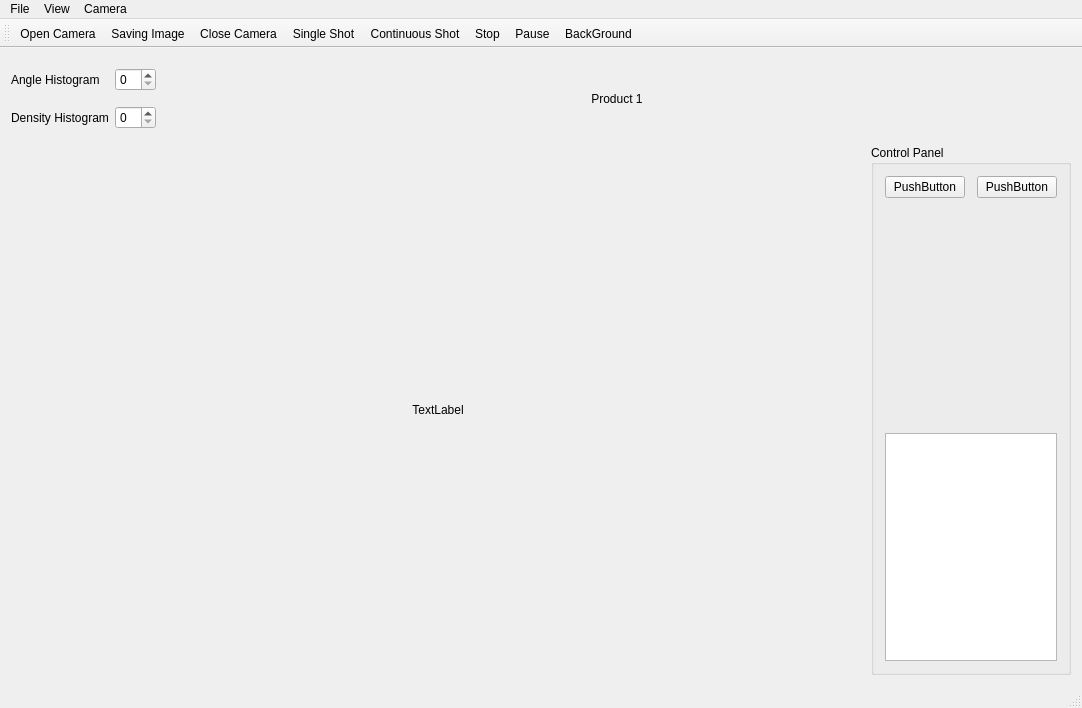
<?xml version="1.0" encoding="UTF-8"?>
<ui version="4.0">
 <class>MainWindowClass</class>
 <widget class="QMainWindow" name="MainWindowClass">
  <property name="geometry">
   <rect>
    <x>0</x>
    <y>0</y>
    <width>1082</width>
    <height>708</height>
   </rect>
  </property>
  <property name="windowTitle">
   <string>MainWindow</string>
  </property>
  <widget class="QWidget" name="centralWidget">
   <layout class="QGridLayout" name="gridLayout_3">
    <item row="0" column="0">
     <layout class="QHBoxLayout" name="horizontalLayout_2">
      <item>
       <layout class="QGridLayout" name="gridLayout">
        <property name="sizeConstraint">
         <enum>QLayout::SetFixedSize</enum>
        </property>
        <item row="0" column="0">
         <widget class="QLabel" name="label_2">
          <property name="text">
           <string>Angle Histogram</string>
          </property>
         </widget>
        </item>
        <item row="0" column="1" colspan="2">
         <widget class="QSpinBox" name="spinBox_2"/>
        </item>
        <item row="1" column="0">
         <widget class="QLabel" name="label">
          <property name="text">
           <string>Density Histogram</string>
          </property>
         </widget>
        </item>
        <item row="1" column="1" colspan="2">
         <widget class="QSpinBox" name="spinBox"/>
        </item>
       </layout>
      </item>
      <item>
       <spacer name="horizontalSpacer_2">
        <property name="orientation">
         <enum>Qt::Horizontal</enum>
        </property>
        <property name="sizeHint" stdset="0">
         <size>
          <width>40</width>
          <height>20</height>
         </size>
        </property>
       </spacer>
      </item>
      <item>
       <widget class="ImgView" name="lbMainImage_4">
        <property name="minimumSize">
         <size>
          <width>80</width>
          <height>80</height>
         </size>
        </property>
        <property name="maximumSize">
         <size>
          <width>200</width>
          <height>16777215</height>
         </size>
        </property>
        <property name="autoFillBackground">
         <bool>true</bool>
        </property>
        <property name="text">
         <string>Product 1</string>
        </property>
        <property name="alignment">
         <set>Qt::AlignCenter</set>
        </property>
       </widget>
      </item>
      <item>
       <spacer name="verticalSpacer_2">
        <property name="orientation">
         <enum>Qt::Horizontal</enum>
        </property>
        <property name="sizeHint" stdset="0">
         <size>
          <width>40</width>
          <height>20</height>
         </size>
        </property>
       </spacer>
      </item>
     </layout>
    </item>
    <item row="1" column="0">
     <layout class="QHBoxLayout" name="horizontalLayout_3">
      <item>
       <widget class="ImgView" name="lbMainImage">
        <property name="minimumSize">
         <size>
          <width>400</width>
          <height>400</height>
         </size>
        </property>
        <property name="autoFillBackground">
         <bool>true</bool>
        </property>
        <property name="text">
         <string>TextLabel</string>
        </property>
        <property name="alignment">
         <set>Qt::AlignCenter</set>
        </property>
       </widget>
      </item>
      <item>
       <widget class="QGroupBox" name="groupBox">
        <property name="maximumSize">
         <size>
          <width>200</width>
          <height>16777215</height>
         </size>
        </property>
        <property name="title">
         <string>Control Panel</string>
        </property>
        <layout class="QGridLayout" name="gridLayout_2">
         <item row="0" column="0">
          <layout class="QVBoxLayout" name="verticalLayout">
           <item>
            <layout class="QHBoxLayout" name="horizontalLayout">
             <item>
              <widget class="QPushButton" name="pushButton">
               <property name="text">
                <string>PushButton</string>
               </property>
              </widget>
             </item>
             <item>
              <spacer name="horizontalSpacer">
               <property name="orientation">
                <enum>Qt::Horizontal</enum>
               </property>
               <property name="sizeHint" stdset="0">
                <size>
                 <width>13</width>
                 <height>20</height>
                </size>
               </property>
              </spacer>
             </item>
             <item>
              <widget class="QPushButton" name="pushButton_2">
               <property name="text">
                <string>PushButton</string>
               </property>
              </widget>
             </item>
            </layout>
           </item>
           <item>
            <spacer name="verticalSpacer">
             <property name="orientation">
              <enum>Qt::Vertical</enum>
             </property>
             <property name="sizeHint" stdset="0">
              <size>
               <width>20</width>
               <height>40</height>
              </size>
             </property>
            </spacer>
           </item>
           <item>
            <widget class="LogViewer" name="plainTextEdit">
             <property name="maximumSize">
              <size>
               <width>200</width>
               <height>16777215</height>
              </size>
             </property>
            </widget>
           </item>
          </layout>
         </item>
        </layout>
       </widget>
      </item>
     </layout>
    </item>
   </layout>
  </widget>
  <widget class="QToolBar" name="mainToolBar">
   <attribute name="toolBarArea">
    <enum>TopToolBarArea</enum>
   </attribute>
   <attribute name="toolBarBreak">
    <bool>false</bool>
   </attribute>
   <addaction name="actionOpen_Camera"/>
   <addaction name="actionSaving_Image"/>
   <addaction name="actionClose_Camera"/>
   <addaction name="actionSingle_Shot"/>
   <addaction name="actionContinuous_Shot"/>
   <addaction name="actionStop"/>
   <addaction name="actionPause"/>
   <addaction name="actionBackGround"/>
  </widget>
  <widget class="QStatusBar" name="statusBar"/>
  <widget class="QMenuBar" name="menuBar">
   <property name="geometry">
    <rect>
     <x>0</x>
     <y>0</y>
     <width>1082</width>
     <height>21</height>
    </rect>
   </property>
   <widget class="QMenu" name="menuFile">
    <property name="title">
     <string>File</string>
    </property>
    <addaction name="actionExit"/>
   </widget>
   <widget class="QMenu" name="menuView">
    <property name="title">
     <string>View</string>
    </property>
   </widget>
   <widget class="QMenu" name="menuCamera">
    <property name="title">
     <string>Camera</string>
    </property>
    <addaction name="actionOpen_Camera"/>
    <addaction name="actionClose_Camera"/>
    <addaction name="actionSingle_Shot"/>
    <addaction name="actionContinuous_Shot"/>
    <addaction name="actionStop"/>
    <addaction name="actionPause"/>
   </widget>
   <addaction name="menuFile"/>
   <addaction name="menuView"/>
   <addaction name="menuCamera"/>
  </widget>
  <action name="actionExit">
   <property name="text">
    <string>Exit</string>
   </property>
   <property name="shortcut">
    <string>Ctrl+E</string>
   </property>
  </action>
  <action name="actionOpen_Camera">
   <property name="icon">
    <iconset resource="mainwindow.qrc">
     <normaloff>:/Icon/black-connected-24.png</normaloff>:/Icon/black-connected-24.png</iconset>
   </property>
   <property name="text">
    <string>Open Camera</string>
   </property>
   <property name="whatsThis">
    <string extracomment="Open Camera"/>
   </property>
   <property name="shortcut">
    <string>Ctrl+O</string>
   </property>
  </action>
  <action name="actionClose_Camera">
   <property name="icon">
    <iconset resource="mainwindow.qrc">
     <normaloff>:/Icon/black-disconnected-24.png</normaloff>:/Icon/black-disconnected-24.png</iconset>
   </property>
   <property name="text">
    <string>Close Camera</string>
   </property>
   <property name="shortcut">
    <string>Ctrl+L</string>
   </property>
  </action>
  <action name="actionSingle_Shot">
   <property name="icon">
    <iconset resource="mainwindow.qrc">
     <normaloff>:/Icon/black-stack-of-photos-24 - Copy.png</normaloff>:/Icon/black-stack-of-photos-24 - Copy.png</iconset>
   </property>
   <property name="text">
    <string>Single Shot</string>
   </property>
   <property name="shortcut">
    <string>F6</string>
   </property>
  </action>
  <action name="actionContinuous_Shot">
   <property name="icon">
    <iconset resource="mainwindow.qrc">
     <normaloff>:/Icon/black-stack-of-photos-24.png</normaloff>:/Icon/black-stack-of-photos-24.png</iconset>
   </property>
   <property name="text">
    <string>Continuous Shot</string>
   </property>
   <property name="shortcut">
    <string>F7</string>
   </property>
  </action>
  <action name="actionStop">
   <property name="icon">
    <iconset resource="mainwindow.qrc">
     <normaloff>:/Icon/black-stop-24.png</normaloff>:/Icon/black-stop-24.png</iconset>
   </property>
   <property name="text">
    <string>Stop</string>
   </property>
   <property name="whatsThis">
    <string extracomment="Stop"/>
   </property>
   <property name="shortcut">
    <string>F8</string>
   </property>
  </action>
  <action name="actionPause">
   <property name="icon">
    <iconset resource="mainwindow.qrc">
     <normaloff>:/Icon/black-pause-24.png</normaloff>:/Icon/black-pause-24.png</iconset>
   </property>
   <property name="text">
    <string>Pause</string>
   </property>
   <property name="shortcut">
    <string>F9</string>
   </property>
  </action>
  <action name="actionBackGround">
   <property name="icon">
    <iconset resource="mainwindow.qrc">
     <normaloff>:/Icon/background.ico</normaloff>:/Icon/background.ico</iconset>
   </property>
   <property name="text">
    <string>BackGround</string>
   </property>
  </action>
  <action name="actionSaving_Image">
   <property name="icon">
    <iconset resource="mainwindow.qrc">
     <normaloff>:/Icon/save-icon-5412.png</normaloff>:/Icon/save-icon-5412.png</iconset>
   </property>
   <property name="text">
    <string>Saving Image</string>
   </property>
  </action>
 </widget>
 <layoutdefault spacing="6" margin="11"/>
 <customwidgets>
  <customwidget>
   <class>ImgView</class>
   <extends>QLabel</extends>
   <header>imgview.h</header>
  </customwidget>
  <customwidget>
   <class>LogViewer</class>
   <extends>QPlainTextEdit</extends>
   <header>logviewer.h</header>
  </customwidget>
 </customwidgets>
 <resources>
  <include location="mainwindow.qrc"/>
 </resources>
 <connections>
  <connection>
   <sender>actionExit</sender>
   <signal>triggered()</signal>
   <receiver>MainWindowClass</receiver>
   <slot>close()</slot>
   <hints>
    <hint type="sourcelabel">
     <x>-1</x>
     <y>-1</y>
    </hint>
    <hint type="destinationlabel">
     <x>299</x>
     <y>199</y>
    </hint>
   </hints>
  </connection>
 </connections>
</ui>
